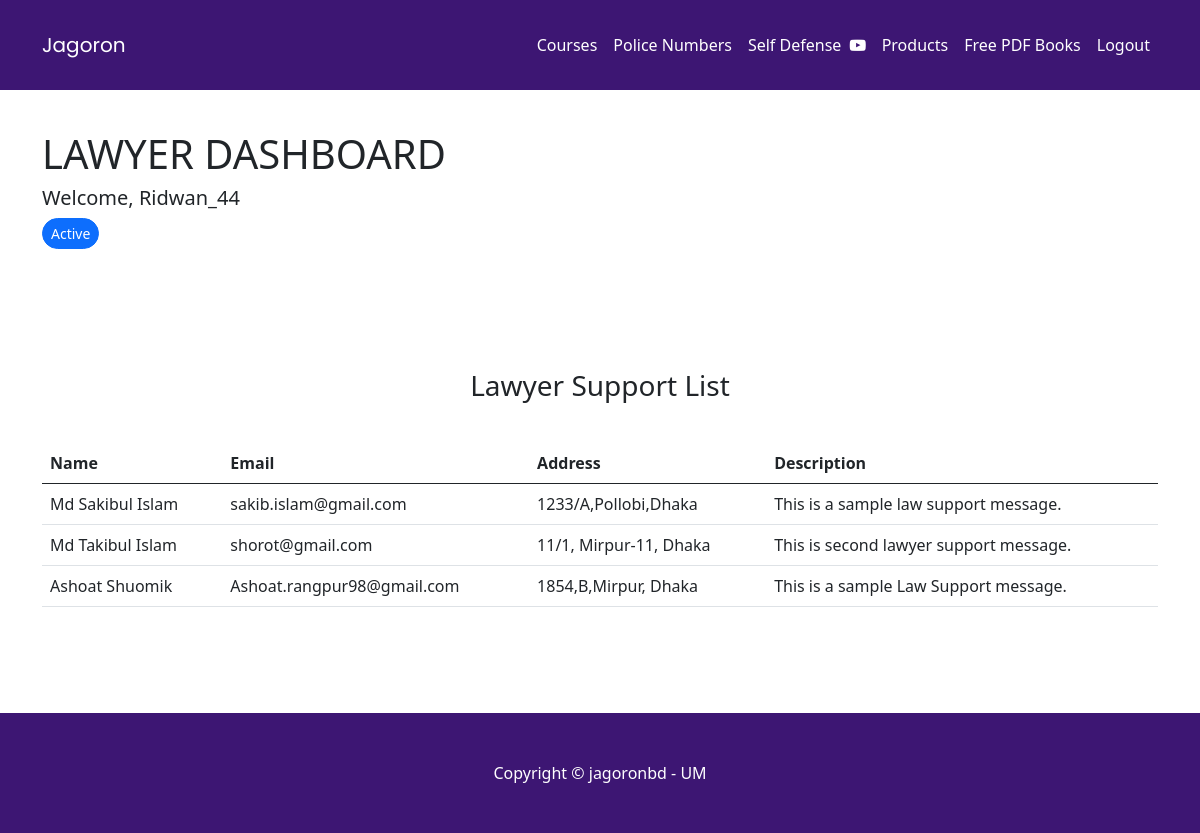
The app's page /lawyerDashBoard.php (signed in) with its own data.
### tables this page shows
CREATE TABLE `Lawyer_Support` (
  `sno` int(7) NOT NULL,
  `Name` varchar(60) NOT NULL,
  `Email` varchar(120) NOT NULL,
  `Address` varchar(255) NOT NULL,
  `Description` varchar(255) NOT NULL
);

### lawyerDashBoard.php (the view, shortened to what this page needs)
<!DOCTYPE html>
<html lang="en">
<head>
    <link rel="stylesheet" href="https://cdnjs.cloudflare.com/ajax/libs/font-awesome/4.7.0/css/font-awesome.min.css">
    <link href="https://cdn.jsdelivr.net/npm/bootstrap@5.0.2/dist/css/bootstrap.min.css" rel="stylesheet">
</head>
<body>
  <?php require 'partials/loggednav.php'?>
    <div class="container">
      <div class="row">
          <div class="col-md-7 col-lg-7 col-12" style="display: flex">
              <div style="margin-top: 40px;">
                <h1>LAWYER DASHBOARD</h1>
                <h5>Welcome, <?php echo $_SESSION['username']?></h5>
                <button type="button" class="btn btn-primary btn-sm" style="border-radius: 30px;">Active</button>
              </div>
          </div>
          <div class="col-md-5 col-lg-5"></div>
      </div>
        <div class="row" style="margin-top: 30px">
          <div class="col-md-12 col-lg-12 col-12">
          <div class="div text-center" id="feedback">
              <h3 style="margin-bottom: 40px; margin-top: 90px">
                  Lawyer Support List
              </h3>
          </div>
            <table class="table">
              <thead>
                <tr>
                  <th scope="col">Name</th>
                  <th scope="col">Email</th>
                  <th scope="col">Address</th>
                  <th scope="col">Description</th>
                </tr>
              </thead>
              <tbody>
                <?php
                 $host = 'localhost';
	               $user = 'root';
	               $pass = '';
	               $db = 'jagoron';
	               $mysqli = new mysqli($host,$user,$pass,$db) or die($mysqli->error);
	               $sql = "select * FROM Lawyer_Support";
                  $result = mysqli_query($mysqli, $sql);
                    if ($result->num_rows > 0):
                ?>
                <?php while($array=mysqli_fetch_row($result)): ?>
                <tr>
                    <td><?php echo $array[1];?></td>
                    <td><?php echo $array[2];?></td>
                    <td><?php echo $array[3];?></td>
                    <td><?php echo $array[4];?></td>
                </tr>
                <?php endwhile; ?>
                <?php else: ?>
                <tr>
                   <td colspan="3" rowspan="1" headers="">No Data Found</td>
                </tr>
                <?php endif; ?>
              </tbody>
            </table>
          </div>
        </div>
    </div>
<footer class="py-5" style="background-color: #3D1673; margin-top: 90px;">
  <div class="container">
    <p class="m-0 text-center text-white">Copyright &copy; jagoronbd - UM</p>
  </div>
</footer>
</body>
</html>

### lawyerDashBoard.php (style rules this page uses)
body { background-color: #ffffff; }

### records on screen
lawyer_support: Name "Md Sakibul Islam", Email "sakib.islam@gmail.com", Address "1233/A,Pollobi,Dhaka", Description "This is a sample law support message."
lawyer_support: Name "Md Takibul Islam", Email "shorot@gmail.com", Address "11/1, Mirpur-11, Dhaka", Description "This is second lawyer support message."
lawyer_support: Name "Ashoat Shuomik", Email "Ashoat.rangpur98@gmail.com", Address "1854,B,Mirpur, Dhaka", Description "This is a sample Law Support message."

### other values on screen
$_SESSION['username'] "Ridwan_44"
